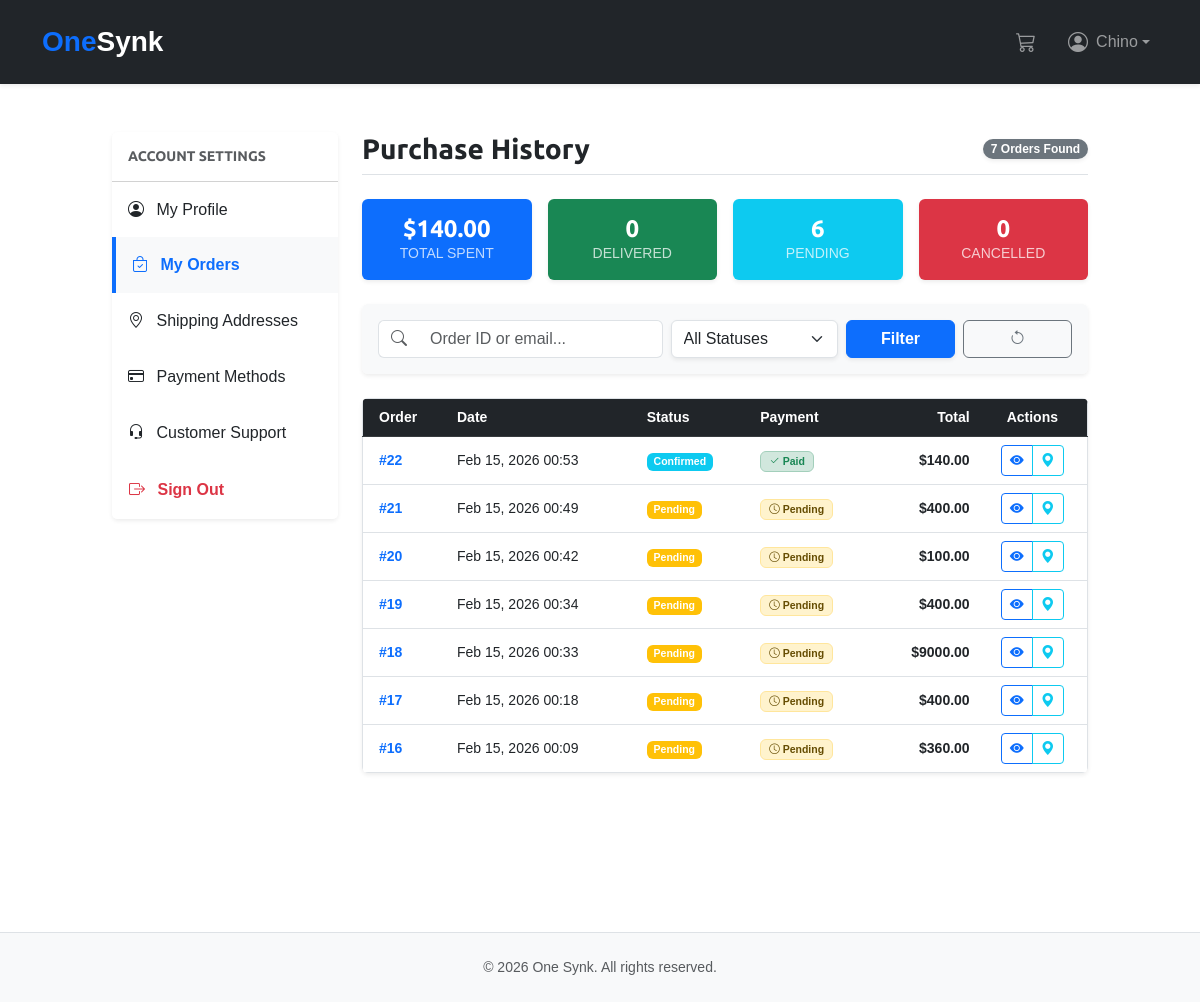
The page /orders/history/ (signed in) on the database as committed earlier.
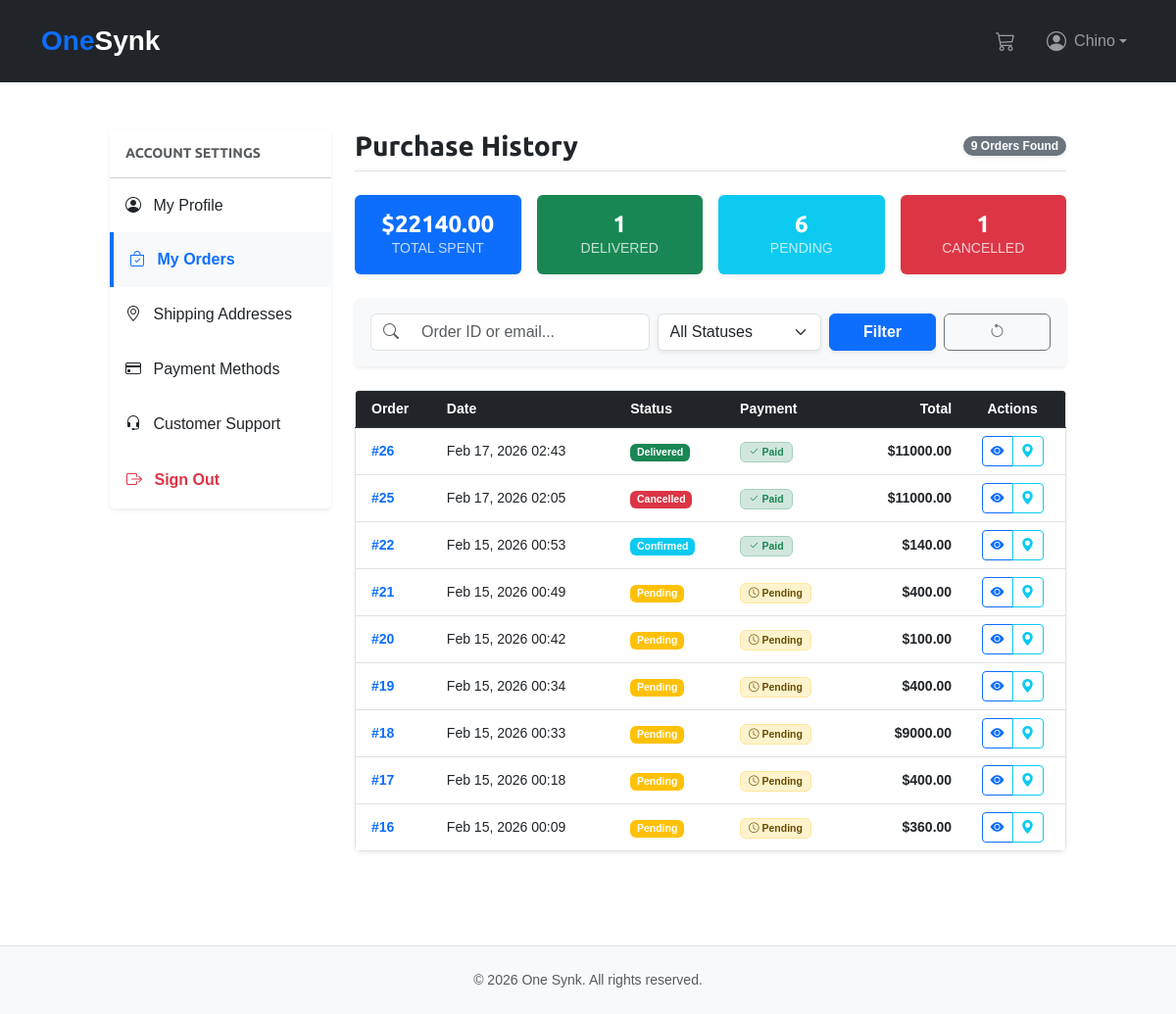
The same page on the database as committed later.
### orders/models.py (models this page shows, shortened)
class Order(models.Model):
    user = models.ForeignKey(
        CustomUser,
        on_delete=models.CASCADE,
        null=True,
        blank=True,
        related_name="orders",
        verbose_name=_("user"),
    )
    first_name = models.CharField(_("first name"), max_length=50)
    last_name = models.CharField(_("last name"), max_length=50)
    email = models.EmailField(_("email"))
    address = models.CharField(_("address"), max_length=250)
    postal_code = models.CharField(_("postal code"), max_length=20)
    city = models.CharField(_("city"), max_length=100)
    shipping_address = models.ForeignKey(
        Address,
        on_delete=models.SET_NULL,
        null=True,
        blank=True,
        related_name="orders_as_shipping",
        verbose_name=_("shipping address reference"),
    )
    billing_address = models.ForeignKey(
        Address,
        on_delete=models.SET_NULL,
        null=True,
        blank=True,
        related_name="orders_as_billing",
        verbose_name=_("billing address reference"),
    )
    created = models.DateTimeField(_("created at"), auto_now_add=True)
    updated = models.DateTimeField(_("updated at"), auto_now=True)
    paid = models.BooleanField(_("paid"), default=False)
    status = models.CharField(
        _("status"),
        max_length=20,
        choices=STATUS_CHOICES,
        default="pending",
    )
    estimated_delivery_date = models.DateField(
        _("estimated delivery"), null=True, blank=True
    )
    notes = models.TextField(_("internal notes"), blank=True, null=True)
    customer_notes = models.TextField(_("customer notes"), blank=True, null=True)
    stripe_id = models.CharField(_("Stripe Payment ID"), max_length=250, blank=True)
    payment_method = models.ForeignKey(
        PaymentMethod,
        on_delete=models.SET_NULL,
        null=True,
        blank=True,
        related_name="orders",
        verbose_name=_("payment method"),
    )
    coupon = models.ForeignKey(
        Coupon,
        related_name="orders",
        null=True,
        blank=True,
        on_delete=models.SET_NULL,
        verbose_name=_("coupon"),
    )
    discount = models.IntegerField(
        _("discount percentage"),
        default=0,
        validators=[MinValueValidator(0), MaxValueValidator(100)],
    )
    objects = OrderManager()
    class Meta:
        verbose_name = _("Order")
        verbose_name_plural = _("Orders")
        ordering = ["-created"]
        indexes = [
            models.Index(fields=["-created"]),
            models.Index(fields=["status"]),
            models.Index(fields=["paid"]),
            models.Index(fields=["user", "-created"]),
            models.Index(fields=["user", "status"]),
        ]
        constraints = [
            models.CheckConstraint(
                condition=models.Q(discount__gte=0, discount__lte=100),
                name="order_discount_range",
            ),
        ]
    def get_total_cost_before_discount(self):
        return sum(item.get_cost() for item in self.items.all())
    def get_discount(self):
        total = self.get_total_cost_before_discount()
        if self.discount:
            return total * (self.discount / Decimal(100))
        return Decimal(0)
    def get_total_cost(self):
        return self.get_total_cost_before_discount() - self.get_discount()
    def get_status_display_with_badge(self):
        badge_map = {
            "pending": "warning",
            "confirmed": "info",
            "preparing": "primary",
            "shipped": "info",
            "delivered": "success",
            "cancelled": "danger",
        }
        color = badge_map.get(self.status, "secondary")
        return f'<span class="badge bg-{color}">{self.get_status_display()}</span>'

class OrderItem(models.Model):
    order = models.ForeignKey(Order, related_name="items", on_delete=models.CASCADE)
    product = models.ForeignKey(
        Product, related_name="order_items", on_delete=models.CASCADE
    )
    price = models.DecimalField(max_digits=10, decimal_places=2)
    quantity = models.PositiveIntegerField(default=1)
    def get_cost(self):
        return self.price * self.quantity

### orders/views.py (the view)
# urls.py: path("history/", views.order_history, name="order_history"),
@login_required
def order_history(request):
    base_qs = (
        Order.objects.for_user(request.user)
        .select_related("shipping_address", "coupon")
        .order_by("-created")
    )
    status_filter = request.GET.get("status")
    search_query = request.GET.get("q", "")
    orders_qs = base_qs
    if status_filter:
        orders_qs = orders_qs.filter(status=status_filter)
    if search_query:
        orders_qs = orders_qs.filter(
            models.Q(id__iexact=search_query) | models.Q(email__icontains=search_query)
        )
    all_orders = base_qs
    total_spent = sum([o.get_total_cost() for o in all_orders.filter(paid=True)])
    stats = {
        "total_orders": all_orders.count(),
        "total_spent": total_spent,
        "delivered_orders": all_orders.filter(status="delivered").count(),
        "pending_orders": all_orders.filter(status="pending").count(),
        "cancelled_orders": all_orders.filter(status="cancelled").count(),
    }
    paginator = Paginator(orders_qs, 10)
    page_number = request.GET.get("page")
    page_obj = paginator.get_page(page_number)
    return render(
        request,
        "orders/order/order_history.html",
        {
            "orders": page_obj,
            "page_title": "My Order History",
            "stats": stats,
            "status_choices": STATUS_CHOICES,
            "current_status": status_filter,
            "search_query": search_query,
        },
    )

### cart/cart.py (called while the page is built)
    def __len__(self):
        return sum(item["quantity"] for item in self.cart.values())

### cart/context_processors.py (called while the page is built)
def cart(request):
    return {"cart": Cart(request)}

### orders/managers.py (called while the page is built)
    def for_user(self, user):
        return self.filter(user=user)

    def get_queryset(self):
        return OrderQuerySet(self.model, using=self._db)

    def for_user(self, user):
        return self.get_queryset().for_user(user)

### orders/templates/orders/order/order_history.html (shortened to what the changed rows need)
{% extends 'shop/base.html' %}
{% load static %}
{% load i18n %}
{% block content %}
<div class="container my-5">
    <div class="row">
        <div class="col-md-9">
            <div class="d-flex justify-content-between align-items-center mb-4 pb-2 border-bottom">
                <h2 class="h3 fw-bold mb-0 text-dark">{% trans "Purchase History" %}</h2>
                <span class="badge bg-secondary rounded-pill shadow-sm">{{ stats.total_orders }} {% trans "Orders Found" %}</span>
            </div>
            <div class="row g-3 mb-4">
                <div class="col-6 col-md-3">
                    <div class="card border-0 shadow-sm text-center h-100 bg-primary text-white">
                        <div class="card-body py-3">
                            <h4 class="fw-bold mb-0">${{ stats.total_spent|floatformat:2 }}</h4>
                            <p class="small mb-0 opacity-75 text-uppercase">{% trans "Total Spent" %}</p>
                        </div>
                    </div>
                </div>
                <div class="col-6 col-md-3">
                    <div class="card border-0 shadow-sm text-center h-100 bg-success text-white">
                        <div class="card-body py-3">
                            <h4 class="fw-bold mb-0">{{ stats.delivered_orders }}</h4>
                            <p class="small mb-0 opacity-75 text-uppercase">{% trans "Delivered" %}</p>
                        </div>
                    </div>
                </div>
                <div class="col-6 col-md-3">
                    <div class="card border-0 shadow-sm text-center h-100 bg-danger text-white">
                        <div class="card-body py-3">
                            <h4 class="fw-bold mb-0">{{ stats.cancelled_orders }}</h4>
                            <p class="small mb-0 opacity-75 text-uppercase">{% trans "Cancelled" %}</p>
                        </div>
                    </div>
                </div>
            </div>
            {% if orders %}
                <div class="table-responsive rounded shadow-sm">
                    <table class="table table-hover align-middle bg-white mb-0 border">
                        <thead class="table-dark">
                            <tr>
                                <th class="ps-3">{% trans "Order" %}</th>
                                <th>{% trans "Date" %}</th>
                                <th>{% trans "Status" %}</th>
                                <th>{% trans "Payment" %}</th>
                                <th class="text-end">{% trans "Total" %}</th>
                                <th class="text-center">{% trans "Actions" %}</th>
                            </tr>
                        </thead>
                        <tbody>
                            {% for order in orders %}
                                <tr>
                                    <td class="ps-3 fw-bold text-primary">#{{ order.id }}</td>
                                    <td class="small">{{ order.created|date:"M d, Y H:i" }}</td>
                                    <td>{{ order.get_status_display_with_badge|safe }}</td>
                                    <td>
                                        {% if order.paid %}
                                            <span class="badge bg-success-subtle text-success border border-success-subtle px-2">
                                                <i class="bi bi-check2"></i> {% trans "Paid" %}
                                            </span>
                                        {% else %}
                                            <span class="badge bg-warning-subtle text-warning-emphasis border border-warning-subtle px-2">
                                                <i class="bi bi-clock"></i> {% trans "Pending" %}
                                            </span>
                                        {% endif %}
                                    </td>
                                    <td class="text-end fw-bold text-dark">${{ order.get_total_cost|floatformat:2 }}</td>
                                    <td class="text-center">
                                        <div class="btn-group" role="group">
                                            <a href="{% url 'orders:order_detail' order.id %}"
                                               class="btn btn-sm btn-outline-primary" title="{% trans 'View Details' %}">
                                                <i class="bi bi-eye-fill"></i>
                                            </a>
                                            <a href="{% url 'orders:order_tracking' order.id %}"
                                               class="btn btn-sm btn-outline-info" title="{% trans 'Live Tracking' %}">
                                                <i class="bi bi-geo-alt-fill"></i>
                                            </a>
                                        </div>
                                    </td>
                                </tr>
                            {% endfor %}
                        </tbody>
                    </table>
                </div>
            {% endif %}
        </div>
    </div>
</div>
{% endblock %}

Rows that differ between the two databases and show on the page:
added Order: id "26", created "Feb 17, 2026 02:43", get_status_display_with_badge "Delivered", get_total_cost "11000.00"
added Order: id "25", created "Feb 17, 2026 02:05", get_status_display_with_badge "Cancelled", get_total_cost "11000.00"
Other text that changed with them:
{{ stats.total_orders }}: "7" → "9"
{{ stats.total_spent|floatformat:2 }}: "140.00" → "22140.00"
{{ stats.delivered_orders }}: "0" → "1"
{{ stats.cancelled_orders }}: "0" → "1"
